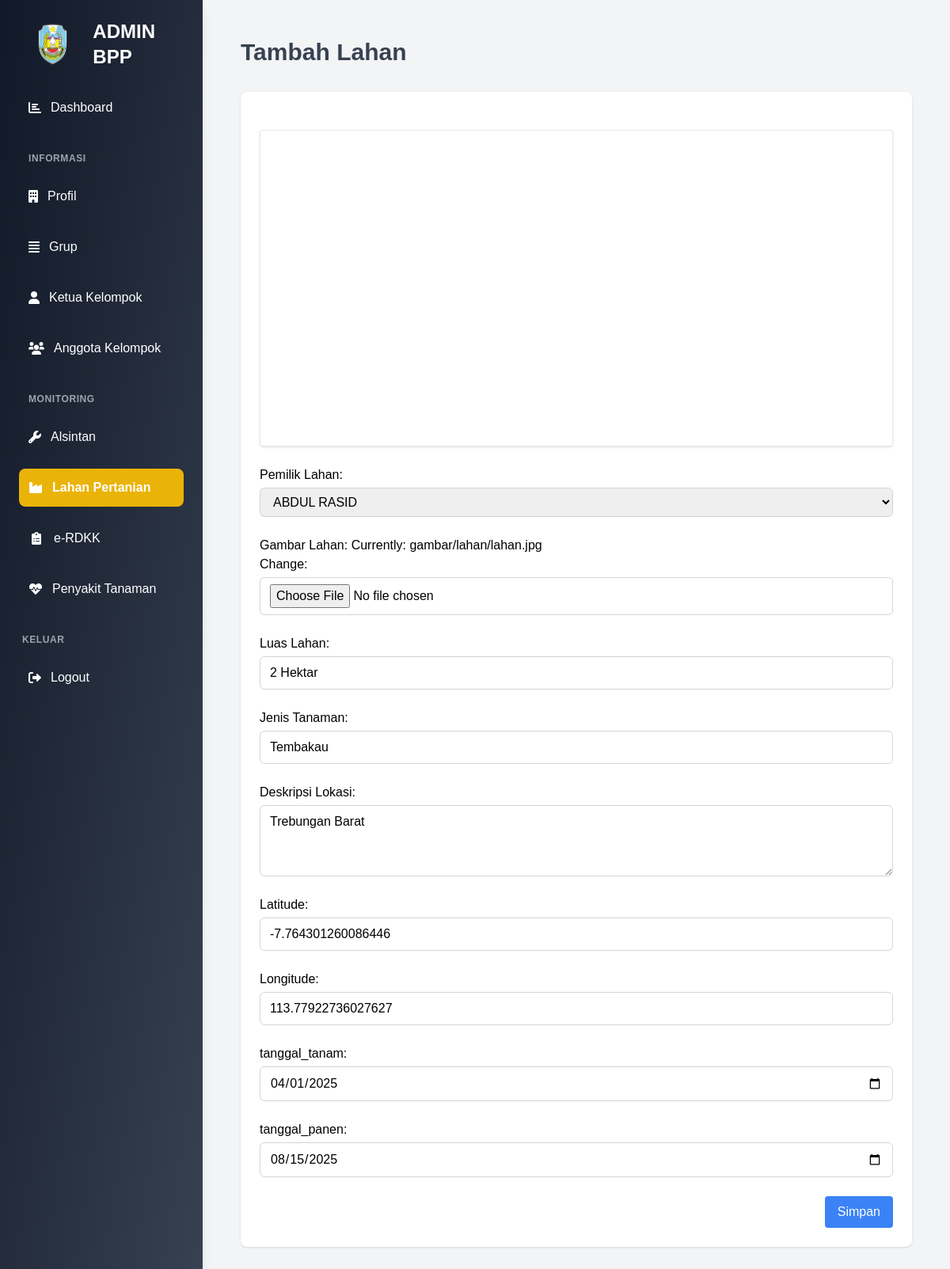
The page /administrator/edit-lahan/16 (signed in) on the database its author committed.
### administrator/models.py (models this page shows, shortened)
class Lahan(models.Model):
    user = models.ForeignKey(User, on_delete=models.CASCADE, related_name='lahan', null=True, blank=True)
    pemilik = models.ForeignKey(Petani, on_delete=models.CASCADE)
    gambar_lahan = models.ImageField(upload_to='gambar/lahan', blank=False, null=True)
    luas = models.CharField(max_length=20)
    jenis_tanaman = models.CharField(max_length=100)
    lokasi = models.CharField(max_length=100)
    latitude = models.FloatField(null=True, blank=True)
    longitude = models.FloatField(null=True, blank=True)
    tanggal_tanam = models.DateField(null=True, blank=True)
    tanggal_panen = models.DateField(null=True, blank=True)
    STATUS_CHOICES = [
        ('tertunda', 'Tertunda'),
        ('berhasil', 'Berhasil'),
        ('gagal', 'Gagal'),
    ]
    status_panen = models.CharField(max_length=20, choices=STATUS_CHOICES, default='tertunda')
    created_at = models.DateField(default=timezone.now)
    slug = models.SlugField(max_length=200,null=True,blank=True, unique=True)
    class Meta:
        verbose_name_plural ="Data Lahan"

### administrator/views.py (the view)
# urls.py: path('edit-lahan/<str:pk>', views.editlahanadmin, name='editlahanadmin'),
@login_required(login_url='login')
def editlahanadmin(request, pk):
    lahan = get_object_or_404(Lahan, id=pk)
    if request.method == "POST":
        form = LahanForm(request.POST, request.FILES, instance=lahan)
        if form.is_valid():
            form.save()
            return redirect('lahanadmin')  # Redirect ke halaman daftar lahan
    else:
        form = LahanForm(instance=lahan)
    context = {
         "judul": "Form Edit Lahan",
        "menu": "lahan",
        "form": form
    }
    return render(request, 'formlahanadmin.html', context)

### administrator/models.py (called while the page is built)
    def __str__(self):
        return self.nama

### administrator/templates/formlahanadmin.html (shortened to what this page needs)
{% extends "baseadmin.html" %}
{% load static %}
{% block content %}
<div class="flex-1 p-6 transition-all duration-200 ease-in-out">
    <header class="mb-8">
        <h1 class="text-3xl font-bold text-gray-700">Tambah Lahan</h1>
    </header>
    <div class="bg-white shadow rounded-lg p-6">
        <form action="" method="post" enctype="multipart/form-data" class="space-y-6">
            <div id="map" class="w-full h-[400px]  rounded border shadow mb-4"></div>
            {{ form.as_p }}
            <div class="flex justify-end">
                <button type="submit" class="bg-blue-500 text-white px-4 py-2 rounded hover:bg-blue-600">
                    Simpan
                </button>
            </div>
        </form>
    </div>
</div>
{% endblock content %}

### rows shown on the page
Lahan: pemilik "ABDUL RASID", luas "2 Hektar", jenis_tanaman "Tembakau", lokasi "Trebungan Barat", latitude "-7.764301260086446", longitude "113.77922736027627", tanggal_tanam "04/01/2025", tanggal_panen "08/15/2025"
